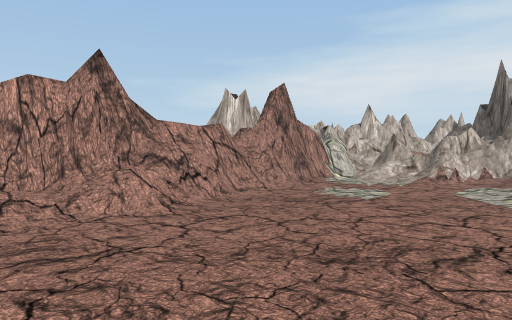
[1] (above)

24 first-person views from a walk through a Unity game level. The camera is 1.4 m above the floor, tilts 2° down and sees 70° across. The floor is counted in squares, 2 m on a side. Each view is taken from the middle of a square. On the plan, view 1 faces up. The plan holds only what a view shows up to about 11 squares ahead; the rest is blank. The place goes on beyond the plan. The player character is not drawn. Some animated figures are left out. Some surface patterns are stand-ins.

[2]
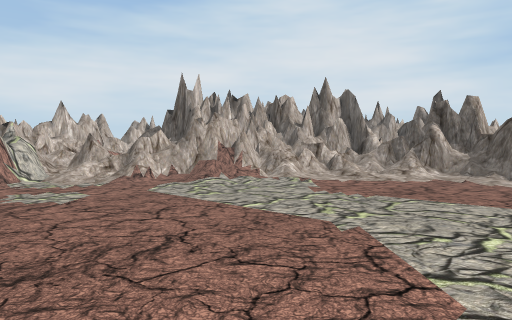

[3]
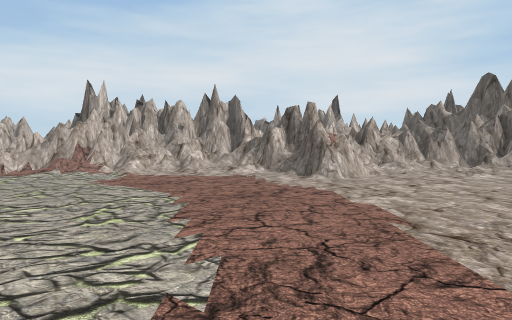

[4]
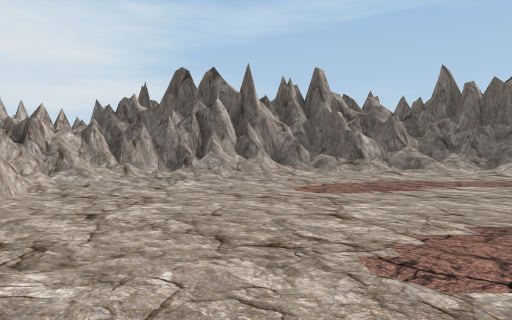

[5]
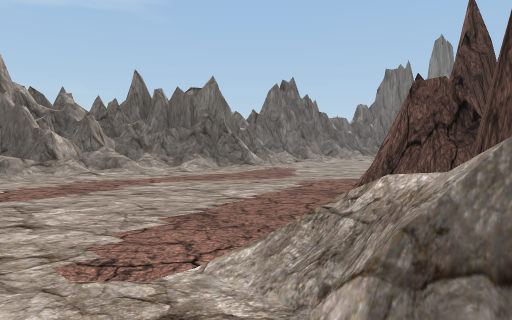

[6]
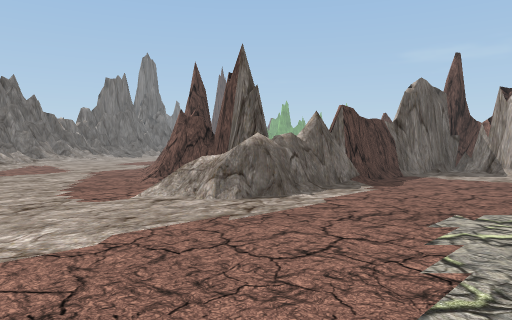

[7]
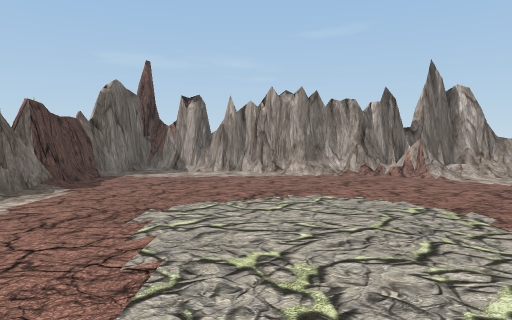

[8]
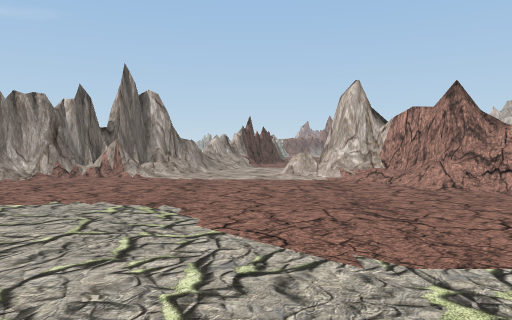

[9]
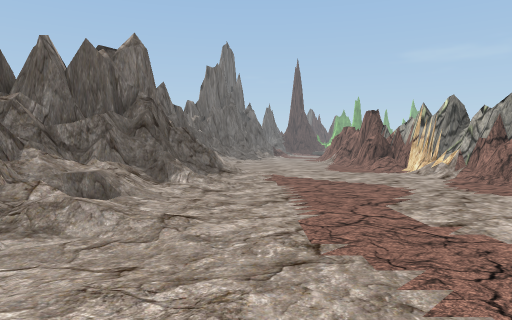

[10]
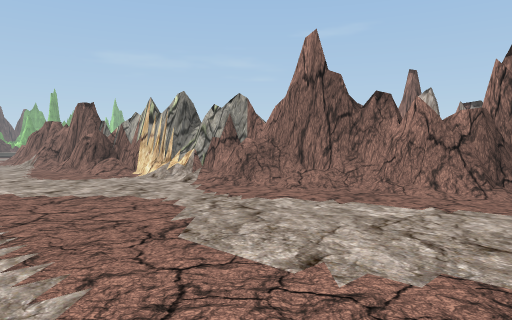

[11]
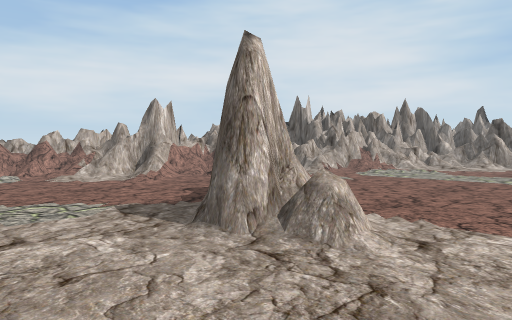

[12]
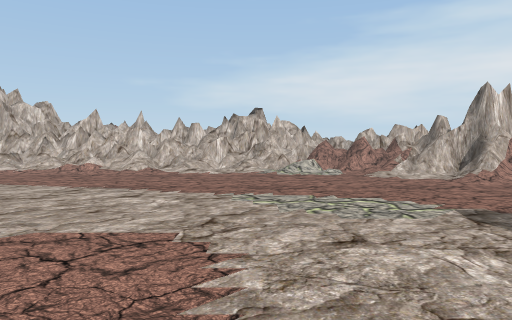

[13]
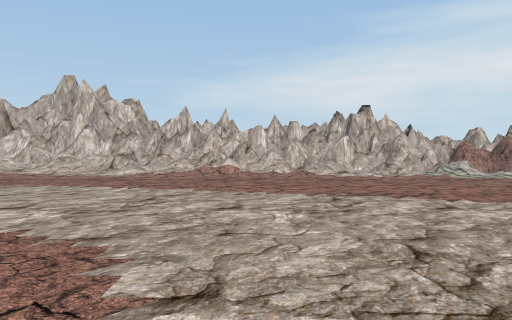

[14]
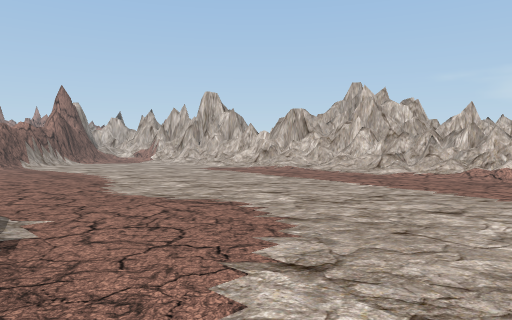

[15]
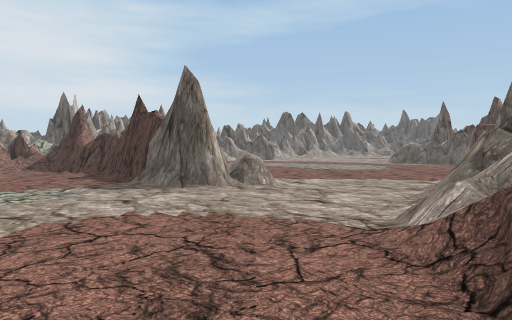

[16]
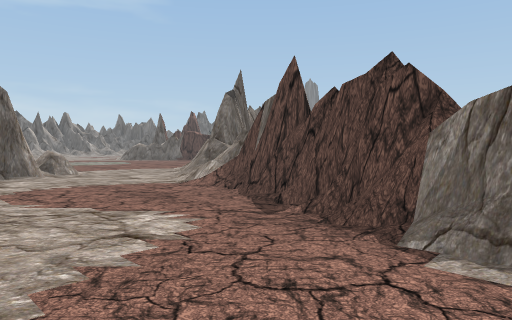

[17]
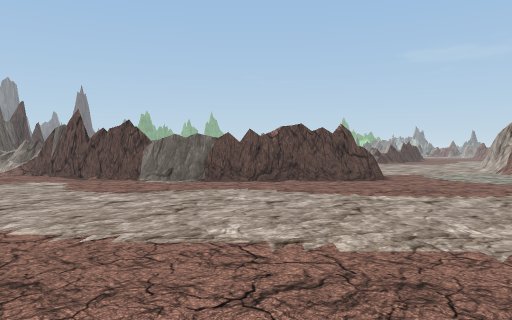

[18]
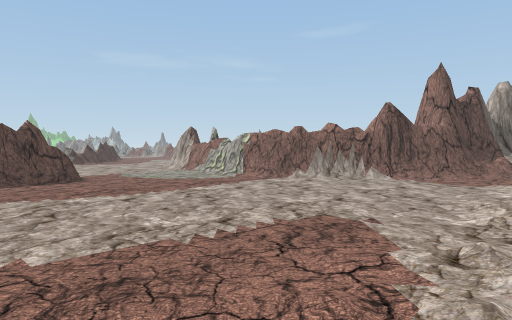

[19]
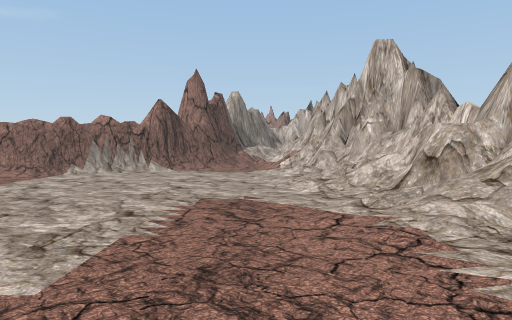

[20]
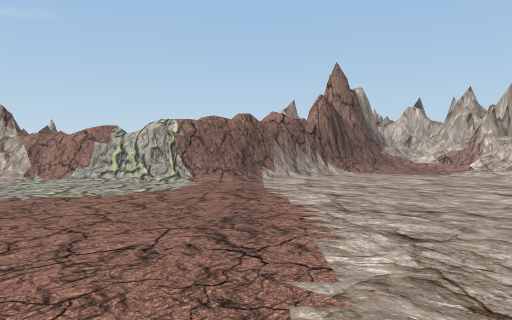

[21]
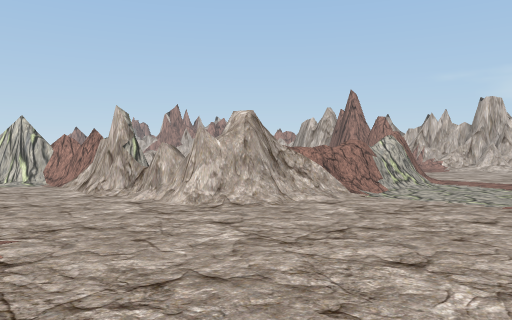

[22]
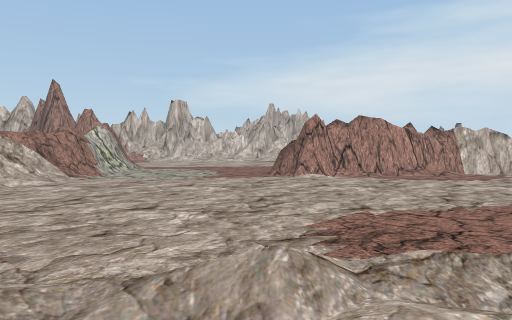

[23]
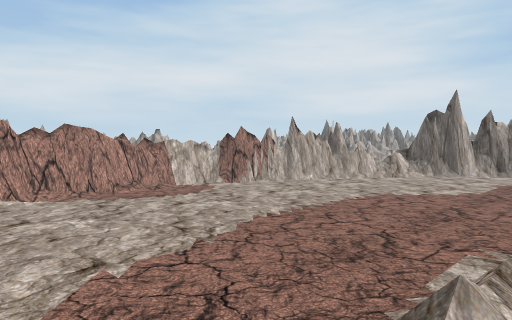

[24]
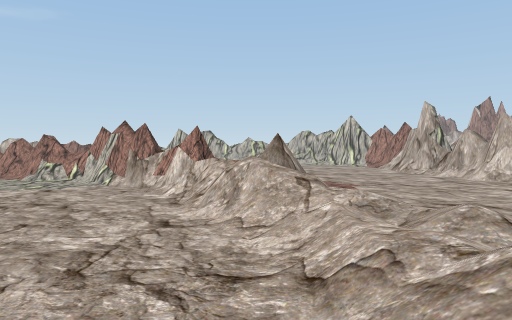

### Floor plan
Key: @ floor where view 1 was taken; # wall or solid block; . main floor; : floor 1.5 m higher than the main floor; / step, stairs or slope; = window, fence, low wall or low ledge.
Columns run from 32 left of view 1 to 16 right of it. Each row starts with its distance up from view 1.
 12      #=###//#=///=/==/=////===#
 11      ///////.//...///////.///=#######
 10     ////....................//### #/##
  9     ##........................=.= =/###
  8     ##..........................###/=###
  7      ##........................##..//=##:#
  6       ##.......................##....///==#
  5        #.....................###......////#
  4        ##...................##//........//#
  3        ##...................##/...........##
  2        ##....########.......=............/#####
  1        ##....###...#####/................/#==##
  0        #/.............###//.....@...........//##
 -1        #/.............  #=#/................//##
 -2       ##...............   #//...............//=#
 -3 #######.................  ###................./##
 -4 #........................   #/.......==.......//#
 -5 .........................   ##....../#=........=#
 -6    ..........//......        #...../###.......//#
 -7       .. ./////              ##.../#  ##......./#
 -8          ==//..               #../##   #......//#
 -9         #=....                #/###    #/.....//#
-10        #.....                 ###      #=.....//#
-11       ##...                            ##....//##
-12       =...                             ##..../##
-13      ##.                                #.....
-14      #.                                 #/....
-15                                         #=..

Positions as (right, up) in squares from view 1, and headings:
1: (0, 0), facing up
2: (0, 0), facing up-right
3: (2, -4), facing up-right
4: (5, -3), facing right
5: (5, -3), facing down-right
6: (5, 1), facing down
7: (5, 1), facing down-left
8: (5, 1), facing left
9: (13, -3), facing down
10: (13, -5), facing down-left
11: (-7, 0), facing up-right
12: (-7, 1), facing up
13: (-11, 2), facing up
14: (-10, 2), facing up-left
15: (-11, 2), facing right
16: (-14, 5), facing down-right
17: (-16, 12), facing down
18: (-16, 12), facing down-left
19: (-15, 10), facing left
20: (-16, 5), facing left
21: (-20, -7), facing up-left
22: (-20, -8), facing up
23: (-20, -7), facing up-right
24: (-18, -8), facing left
